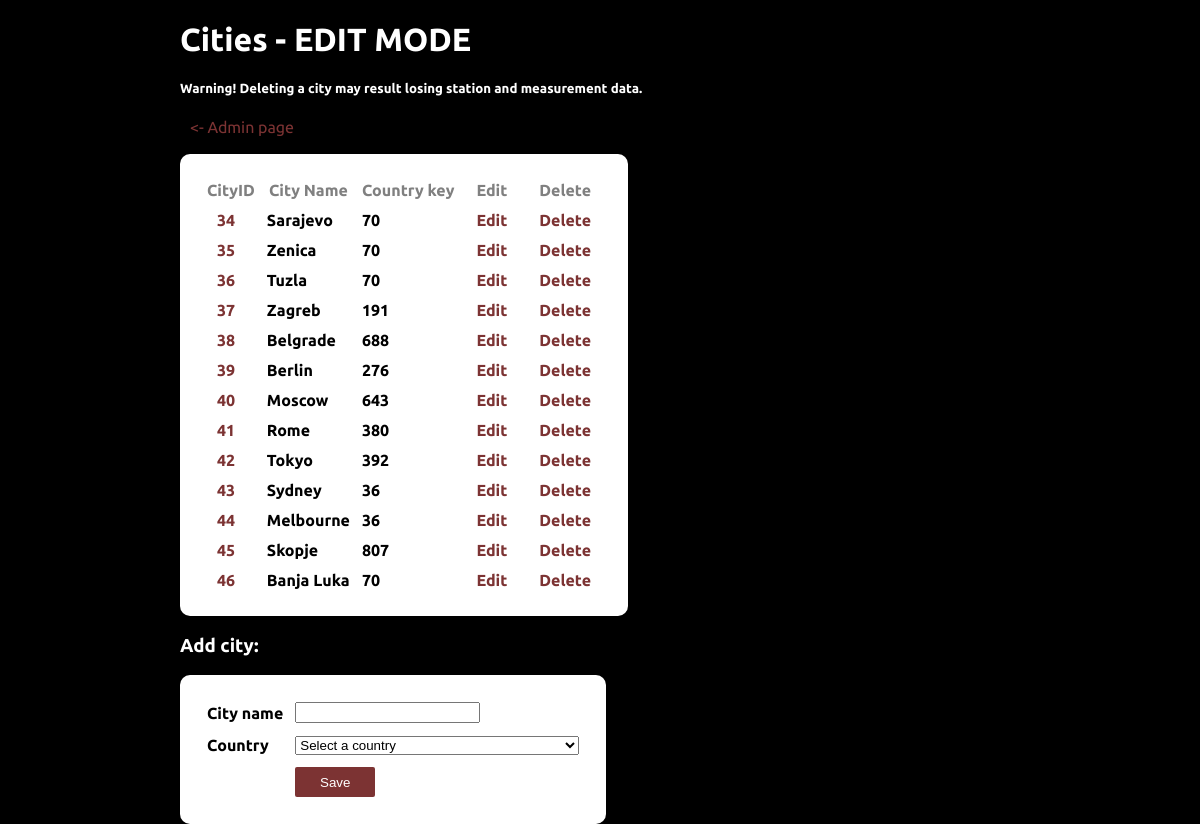
The page /editCities.php on the database its author committed.
### tables this page shows
CREATE TABLE `cities` (
  `CityID` int(11) NOT NULL,
  `CityName` varchar(225) NOT NULL,
  `CountryFK` int(11) NOT NULL
);

### editCities.php (the view, shortened to what this page needs)
<?php
include ('database.php');
?>
<!DOCTYPE html>
<html>
<head>
    <link rel="stylesheet" href="styles.css">
</head>
<body>
<h1>Cities - EDIT MODE</h1>
<h5>Warning! Deleting a city may result losing station and measurement data.</h5>
<a href="adminPage.php"><- Admin page</a>
<?php
$query = "SELECT * FROM cities";
$result = mysqli_query($con, $query);
?>
<br><br>
<table>
    <tr>
        <th>CityID</th>
        <th>City Name</th>
        <th>Country key</th>
        <th>Edit</th>
        <th>Delete</th>
    </tr>
    <?php while($row = mysqli_fetch_assoc($result)) { ?>
        <tr>
            <td> <a> <?php echo $row['CityID'] ?> </a> </td>
            <td> <?php echo $row['CityName'] ?> </td>
            <td> <?php echo $row['CountryFK'] ?> </td>
            <td>
                <a href="editCity.php?id=<?php echo $row['CityID'] ?>">Edit</a>
            </td>
            <td>
                <a href="deleteCity.php?id=<?php echo $row['CityID'] ?>">Delete</a>
            </td>
        </tr>
    <?php } ?>
</table>
<h3>Add city:</h3>
<form action="saveCity.php" method="post">
    <table>
        <tr>
            <td>City name</td>
            <td><input type='text' name='CityName'/></td>
        </tr>
        <tr>
            <td>Country</td>
            <td>
            <select name="countr" id="CountriesFK">
            <option value=""> Select a country </option>
            </select>
            </td>
        </tr>
        <tr>
            <td></td>
            <td>
                <button type="submit">Save</button>
            </td>
        </tr>
    </table>
</body>
</html>

### styles.css (style rules this page uses)
html { background-color: black; }
table { border: 2px; color: black; background-color: white; border-radius: 10px; padding: 20px; font-weight: bold; }
h1,h2,h3,h4,h5,h6 { color: white; }
th { color: gray; padding: 5px; font-weight: bold; }
td { padding: 5px; }
button { background-color: #7c3333; color: white; width: 80px; height: 30px; border: none; border-radius: 2px; }
body { width: 70%; margin: auto; background-color: black; font-family: "Ubuntu"; }
a { color: #7c3333; margin:5px; padding: 5px; text-decoration: none; font-family: "Ubuntu"; }

### rows shown on the page
cities: CityID "34", CityName "Sarajevo", CountryFK "70"
cities: CityID "35", CityName "Zenica", CountryFK "70"
cities: CityID "36", CityName "Tuzla", CountryFK "70"
cities: CityID "37", CityName "Zagreb", CountryFK "191"
cities: CityID "38", CityName "Belgrade", CountryFK "688"
cities: CityID "39", CityName "Berlin", CountryFK "276"
cities: CityID "40", CityName "Moscow", CountryFK "643"
cities: CityID "41", CityName "Rome", CountryFK "380"
cities: CityID "42", CityName "Tokyo", CountryFK "392"
cities: CityID "43", CityName "Sydney", CountryFK "36"
cities: CityID "44", CityName "Melbourne", CountryFK "36"
cities: CityID "45", CityName "Skopje", CountryFK "807"
cities: CityID "46", CityName "Banja Luka", CountryFK "70"
